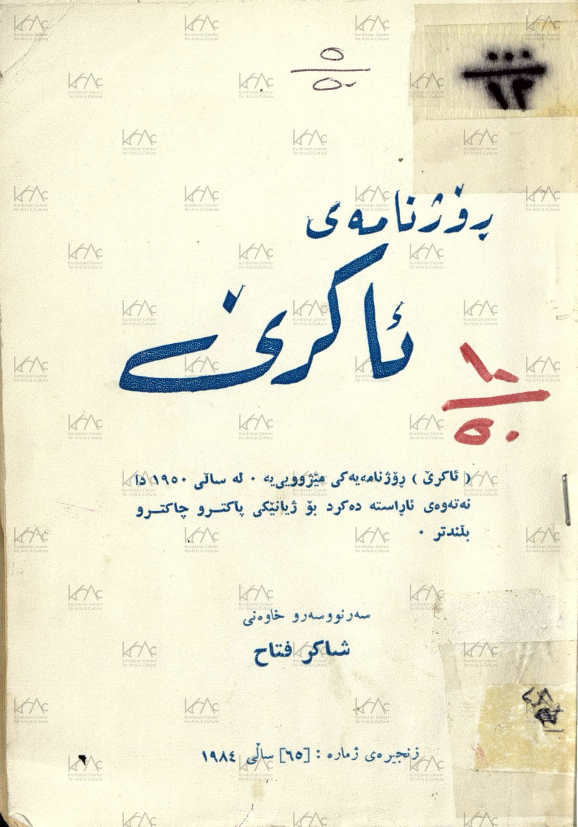
#> input picture ds_test/409/images/page_0001.jpg, 1733 x 2480 px (shown at 1/3 size); its folder holds only this picture in this run
$ python -i preprocess.py   (imports and definitions only)
#> lines starting #> are read from the running program, lines starting #| are printed output that depends on the picture; after the words box and inside, x2 and y2 are one past the last pixel; in counts of white or black regions, pixels touching at a corner belong together
"""Image preprocessing helpers for document-style Kurdish Sorani images."""

from __future__ import annotations

import logging
from pathlib import Path
from typing import Any

import cv2
import numpy as np
from PIL import Image

logger = logging.getLogger(__name__)


def load_image(path: str | Path) -> Image.Image:
    """Load an image from disk as a RGB PIL image."""
    image_path = Path(path)
    with Image.open(image_path) as img:
        return img.convert("RGB")


def denoise(img_np: np.ndarray) -> np.ndarray:
    """Denoise a grayscale or RGB image using OpenCV fastNlMeansDenoising."""
    if img_np.ndim == 2:
        return cv2.fastNlMeansDenoising(img_np, None, h=10, templateWindowSize=7, searchWindowSize=21)

    ycrcb = cv2.cvtColor(img_np, cv2.COLOR_RGB2YCrCb)
    y_channel, cr_channel, cb_channel = cv2.split(ycrcb)
    y_channel = cv2.fastNlMeansDenoising(
        y_channel,
        None,
        h=10,
        templateWindowSize=7,
        searchWindowSize=21,
    )
    merged = cv2.merge((y_channel, cr_channel, cb_channel))
    return cv2.cvtColor(merged, cv2.COLOR_YCrCb2RGB)


def binarize(gray: np.ndarray) -> np.ndarray:
    """Binarize a grayscale image using Otsu and adaptive thresholding, then keep the cleaner mask."""
    if gray.ndim == 3:
        gray = cv2.cvtColor(gray, cv2.COLOR_RGB2GRAY)

    blurred = cv2.GaussianBlur(gray, (3, 3), 0)
    _, otsu = cv2.threshold(blurred, 0, 255, cv2.THRESH_BINARY + cv2.THRESH_OTSU)
    min_dim = int(min(gray.shape[:2]))
    if min_dim < 3:
        return otsu
    block_size = min(35, max(3, min_dim if min_dim % 2 == 1 else min_dim - 1))
    adaptive = cv2.adaptiveThreshold(
        blurred,
        255,
        cv2.ADAPTIVE_THRESH_GAUSSIAN_C,
        cv2.THRESH_BINARY,
        blockSize=block_size,
        C=11,
    )

    def mask_score(mask: np.ndarray) -> float:
        """Score a binary mask by foreground density and connected-component sanity."""
        foreground_pct = float(np.mean(mask < 128))
        if foreground_pct <= 0.0:
            return -1.0
        density_score = 1.0 - min(abs(foreground_pct - 0.12) / 0.12, 1.0)
        num_labels, _, stats, _ = cv2.connectedComponentsWithStats((mask < 128).astype(np.uint8), 8)
        if num_labels <= 1:
            return density_score - 1.0
        areas = stats[1:, cv2.CC_STAT_AREA]
        small_noise_pct = float(np.mean(areas <= 3)) if len(areas) else 1.0
        return density_score - (0.35 * small_noise_pct)

    return otsu if mask_score(otsu) >= mask_score(adaptive) else adaptive


def estimate_skew_angle(binary: np.ndarray) -> float:
    """Estimate document skew in degrees using Hough line segments."""
    if binary.ndim == 3:
        binary = cv2.cvtColor(binary, cv2.COLOR_RGB2GRAY)

    edges = cv2.Canny(binary, 50, 150, apertureSize=3)
    h, w = binary.shape[:2]
    min_line_length = max(30, int(w * 0.10))
    lines = cv2.HoughLinesP(
        edges,
        rho=1,
        theta=np.pi / 180,
        threshold=max(60, int(w * 0.06)),
        minLineLength=min_line_length,
        maxLineGap=max(8, int(w * 0.01)),
    )
    if lines is None:
        return 0.0

    angles: list[float] = []
    for line in lines.reshape(-1, 4):
        x1, y1, x2, y2 = [float(v) for v in line]
        dx = x2 - x1
        dy = y2 - y1
        if abs(dx) < 1.0:
            continue
        angle = float(np.degrees(np.arctan2(dy, dx)))
        if -15.0 <= angle <= 15.0:
            angles.append(angle)

    if not angles:
        return 0.0
    return float(np.median(angles))


def deskew(img_np: np.ndarray, angle: float) -> np.ndarray:
    """Rotate an image by the estimated skew angle while preserving canvas size."""
    if abs(angle) < 0.5:
        return img_np

    h, w = img_np.shape[:2]
    center = (w / 2.0, h / 2.0)
    matrix = cv2.getRotationMatrix2D(center, angle, 1.0)
    border_value: int | tuple[int, int, int] = 255 if img_np.ndim == 2 else (255, 255, 255)
    return cv2.warpAffine(
        img_np,
        matrix,
        (w, h),
        flags=cv2.INTER_CUBIC,
        borderMode=cv2.BORDER_CONSTANT,
        borderValue=border_value,
    )


def ensure_min_resolution(img: Image.Image, min_dpi_width: int = 1200) -> Image.Image:
    """Upscale an image if its width is below the minimum useful detector width."""
    width, height = img.size
    if width >= min_dpi_width:
        return img

    scale = min_dpi_width / max(width, 1)
    new_size = (int(round(width * scale)), int(round(height * scale)))
    logger.debug("Upscaling %s from %sx%s to %sx%s", getattr(img, "filename", "image"), width, height, *new_size)
    return img.resize(new_size, Image.Resampling.LANCZOS)


def preprocess_for_surya(
    path: str | Path,
    denoise: bool = True,
    fix_skew: bool = True,
    ensure_resolution: bool = True,
) -> tuple[Image.Image, dict[str, Any]]:
    """Load and optionally upscale, denoise, binarize for skew estimation, and deskew one image."""
#> called with denoise = True, fix_skew = True, ensure_resolution = True
    image_path = Path(path)
    meta: dict[str, Any] = {
        "path": str(image_path),
        "ops": [],
        "original_size": None,
        "final_size": None,
        "skew_angle": 0.0,
    }

    pil_img = load_image(image_path)
#> in load_image, img is the input picture: PIL image 1733x2480 RGB; mean R, G, B 237.7, 235, 212.5
    meta["original_size"] = pil_img.size

    if ensure_resolution:
        before_size = pil_img.size
        pil_img = ensure_min_resolution(pil_img)
        if pil_img.size != before_size:
            meta["ops"].append("upscale_min_width_1200")

    img_np = np.array(pil_img)

    if denoise:
        img_np = globals()["denoise"](img_np)
#> in denoise, `y_channel, cr_channel, cb_channel = cv2.split(ycrcb)`:
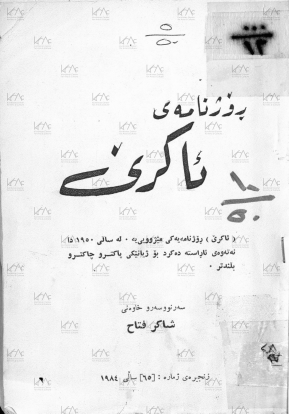
#> y_channel: shape (2480, 1733) (shown at 1/6 size); min 0, max 255, mean 233.2
#> in denoise, `y_channel, cr_channel, cb_channel = cv2.split(ycrcb)`:
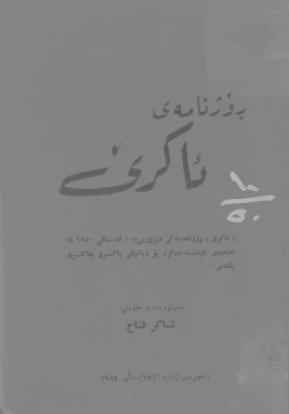
#> cr_channel: shape (2480, 1733) (shown at 1/6 size); min 85, max 190, mean 131.2
#> in denoise, `y_channel, cr_channel, cb_channel = cv2.split(ycrcb)`:
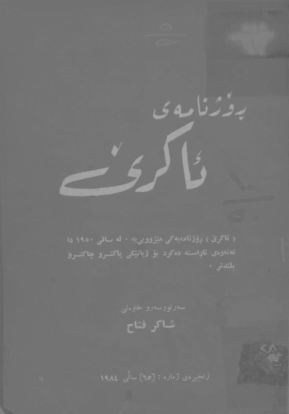
#> cb_channel: shape (2480, 1733) (shown at 1/6 size); min 88, max 173, mean 116.3
        meta["ops"].append("denoise_fastnlmeans")

    skew_angle = 0.0
    if fix_skew:
        gray = cv2.cvtColor(img_np, cv2.COLOR_RGB2GRAY) if img_np.ndim == 3 else img_np
        binary = binarize(gray)
#> in binarize, `_, otsu = cv2.threshold(blurred, 0, 255, cv2.THRESH_BINARY + cv2.THRES..`:
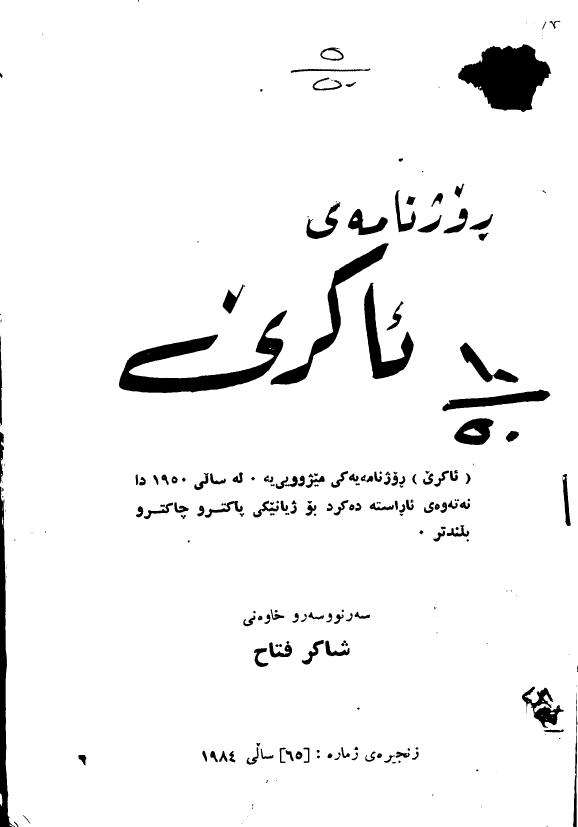
#> otsu: shape (2480, 1733) (shown at 1/3 size); 95% white; 244 black regions (62 under 20 px), largest, box (x1, y1, x2, y2) and area: (357, 931, 861, 1179) 35725, (1374, 133, 1654, 336) 35179, (812, 730, 1166, 1154) 17774
#> in binarize, `adaptive = cv2.adaptiveThreshold( blurred, 255, cv2.ADAPTIVE_THRESH_GA..`:
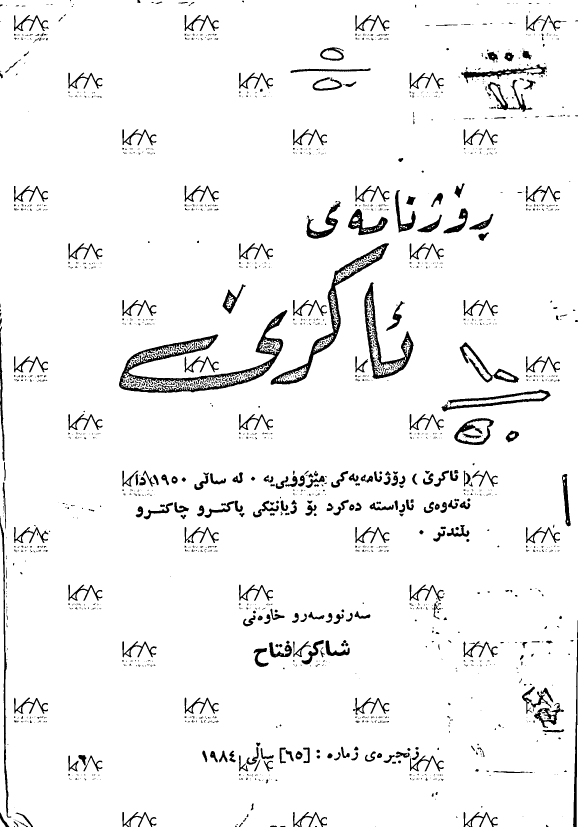
#> adaptive: shape (2480, 1733) (shown at 1/3 size); 95% white; 1858 black regions (1307 under 20 px), largest, box (x1, y1, x2, y2) and area: (357, 930, 862, 1179) 19727, (812, 730, 1167, 1154) 11495, (1093, 846, 1241, 1137) 8403
#> in mask_score, `foreground_pct = float(np.mean(mask < 128))`: foreground_pct = 0.0496
#> in mask_score, `density_score = 1.0 - min(abs(foreground_pct - 0.12) / 0.12, 1.0)`: density_score = 0.413
#> in mask_score, `num_labels, _, stats, _ = cv2.connectedComponentsWithStats((mask < 128..`: num_labels = 245; stats = 245 rows, first 6: [0, 0, 1733, 2480, 4084768], [414, 0, 3, 5, 12], [1648, 63, 33, 24, 185], [1626, 65, 13, 25, 65], [1580, 67, 1, 3, 3], [1602, 70, 1, 1, 1]
#> in mask_score, `areas = stats[1:, cv2.CC_STAT_AREA]`: areas = 244 values, max 35725 at index 42, min 1 at index 4, mean 873.2
#> in mask_score, `small_noise_pct = float(np.mean(areas <= 3)) if len(areas) else 1.0`: small_noise_pct = 0.0984
#> in mask_score (call 2), `num_labels, _, stats, _ = cv2.connectedComponentsWithStats((mask < 128..`: num_labels = 1859; stats = 1859 rows, first 6: [0, 0, 1733, 2480, 4083484], [210, 0, 3, 4, 9], [412, 0, 9, 9, 64], [726, 2, 6, 5, 23], [467, 5, 20, 7, 59], [454, 6, 7, 3, 17]
        skew_angle = estimate_skew_angle(binary)
#> in estimate_skew_angle, `edges = cv2.Canny(binary, 50, 150, apertureSize=3)`:
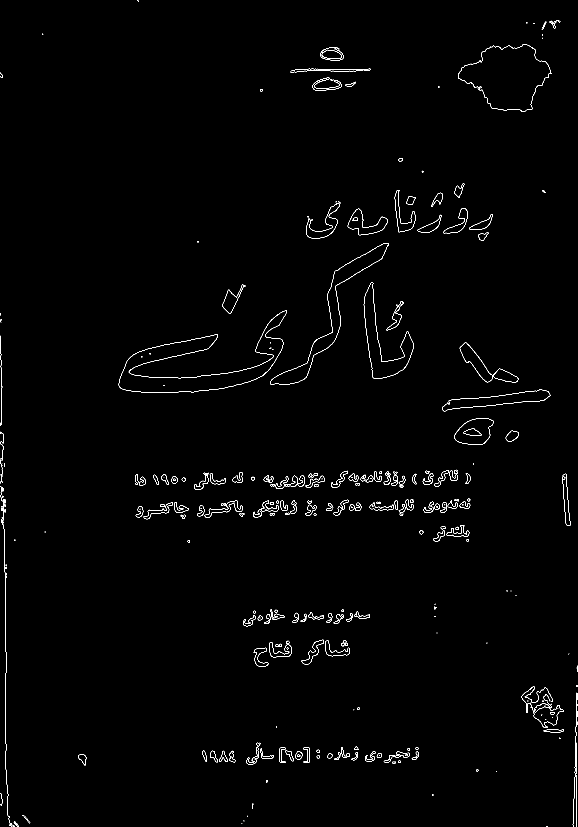
#> edges: shape (2480, 1733) (shown at 1/3 size); 0.67% white in thin lines or dots
#> in estimate_skew_angle, `lines = cv2.HoughLinesP( edges, rho=1, theta=np.pi / 180, threshold=ma..`: lines = [[10, 1498, 13, 1681], [16, 1949, 16, 1772], [1719, 2479, 1725, 2282], [1023, 1436, 1213, 1432], [429, 1091, 625, 1045], [1026, 1434, 1213, 1431]]
#> the loop in estimate_skew_angle, `for line in lines.reshape(-1, 4):` made 6 passes
#> (x1, y1, x2, y2, dx, dy, angle) on passes 1, 3, 4, 5, 6: (10, 1498, 13, 1681, 3, 183, 89.06), (1719, 2479, 1725, 2282, 6, -197, -88.26), (1023, 1436, 1213, 1432, 190, -4, -1.21), (429, 1091, 625, 1045, 196, -46, -13.21), (1026, 1434, 1213, 1431, 187, -3, -0.919)
#> after the loop in estimate_skew_angle, `for line in lines.reshape(-1, 4):`: angles = [-1.21, -13.21, -0.919]
#> skew_angle = -1.21
        if abs(skew_angle) >= 0.5:
            img_np = deskew(img_np, skew_angle)
#> in deskew, `matrix = cv2.getRotationMatrix2D(center, angle, 1.0)`: matrix = [[1, -0.021, 26.29], [0.021, 1, -17.96]]
#> in deskew, `return cv2.warpAffine( img_np, matrix, (w, h), flags=cv2.INTER_CUBIC, ..`:
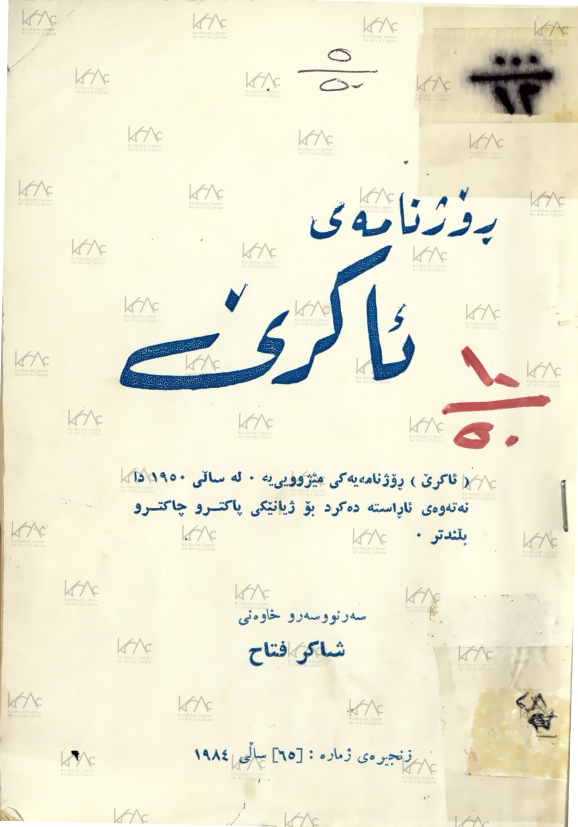
#> returned value: shape (2480, 1733, 3) (shown at 1/3 size); mean of channels 0, 1, 2 238.4, 235.8, 213.6; drawn as R, G, B
            meta["ops"].append(f"deskew_{skew_angle:.2f}deg")

    if img_np.ndim == 2:
        img_np = cv2.cvtColor(img_np, cv2.COLOR_GRAY2RGB)

    meta["skew_angle"] = round(float(skew_angle), 4)
    meta["final_size"] = (int(img_np.shape[1]), int(img_np.shape[0]))
    return Image.fromarray(img_np.astype(np.uint8), mode="RGB"), meta


# [33 lines left out: function batch_preprocess, not called in this run]

>>> result = preprocess_for_surya('../../../ds_test/409/images/page_0001.jpg')

$ run again, on ds_test/409/images/page_0002.jpg
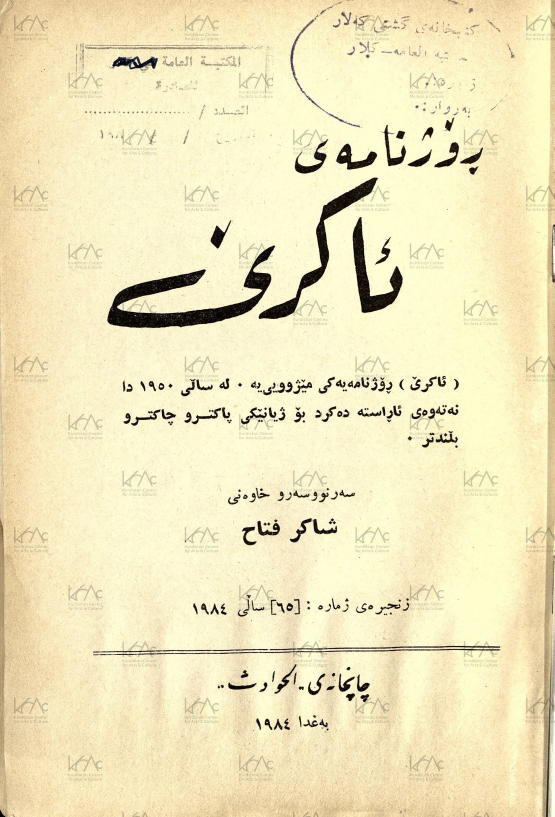
#> input picture ds_test/409/images/page_0002.jpg, 1663 x 2450 px (shown at 1/3 size)
#> in load_image, img is the input picture: PIL image 1663x2450 RGB; mean R, G, B 239.1, 229.6, 188.5
#> ycrcb: shape (2450, 1663, 3); mean of channels 0, 1, 2 227.8, 136.1, 105.9
#> merged: shape (2450, 1663, 3); mean of channels 0, 1, 2 228, 136.1, 105.9
#> in binarize, `_, otsu = cv2.threshold(blurred, 0, 255, cv2.THRESH_BINARY + cv2.THRES..`:
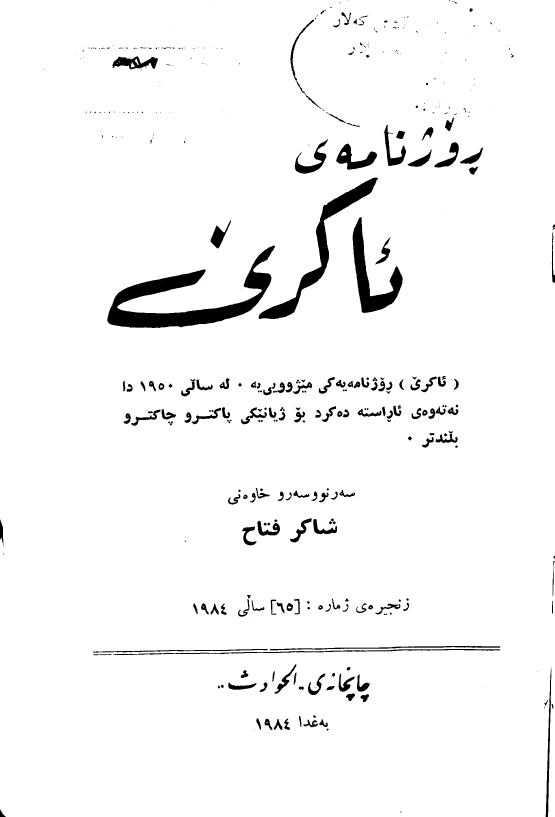
#> otsu: shape (2450, 1663) (shown at 1/3 size); 96.4% white; 427 black regions (191 under 20 px), largest, box (x1, y1, x2, y2) and area: (322, 737, 825, 984) 35063, (776, 533, 1134, 957) 17576, (1058, 651, 1208, 939) 13486
#> adaptive: shape (2450, 1663); 94.8% white; 1688 black regions (1093 under 20 px), largest, box (x1, y1, x2, y2) and area: (322, 736, 825, 984) 18964, (776, 533, 1135, 957) 11308, (1058, 651, 1208, 939) 8024
#> foreground_pct = 0.0359
#> density_score = 0.299
#> num_labels = 428; stats = 428 rows, first 6: [0, 0, 1663, 2450, 3928093], [1044, 0, 2, 1, 2], [1346, 0, 3, 3, 6], [1356, 3, 3, 2, 4], [1361, 5, 11, 5, 24], [1018, 7, 4, 3, 7]
#> areas = 427 values, max 35063 at index 222, min 1 at index 5, mean 342.5
#> small_noise_pct = 0.208
#> num_labels = 1689; stats = 1689 rows, first 6: [0, 0, 1663, 2450, 3862321], [6, 0, 35, 43, 158], [1041, 0, 7, 3, 16], [1055, 0, 4, 2, 7], [1343, 0, 34, 13, 151], [1653, 0, 6, 50, 225]
#> in estimate_skew_angle, `edges = cv2.Canny(binary, 50, 150, apertureSize=3)`:
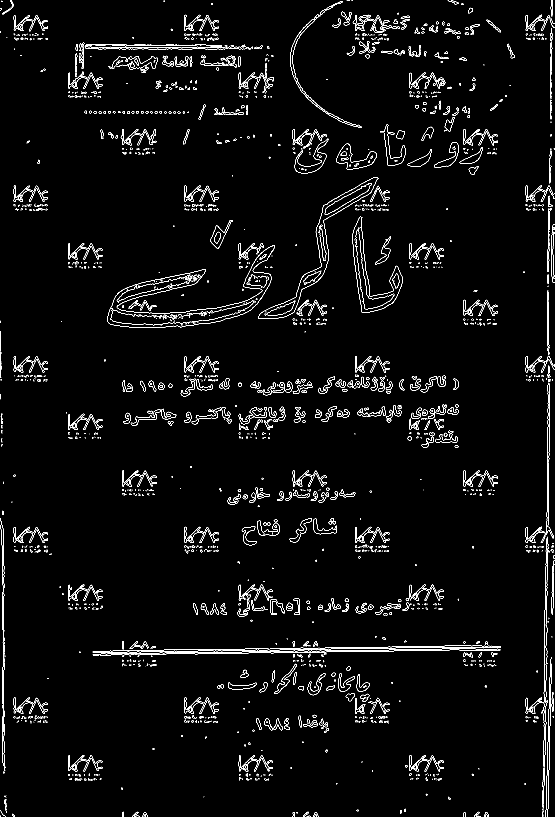
#> edges: shape (2450, 1663) (shown at 1/3 size); 2.2% white in thin lines or dots
#> lines = 15 rows, first 6: [1636, 1800, 1639, 1621], [1638, 1877, 1641, 1704], [1643, 1390, 1643, 1209], [784, 1946, 957, 1943], [1646, 1079, 1646, 908], [228, 141, 805, 141]
#> the loop in estimate_skew_angle, `for line in lines.reshape(-1, 4):` made 15 passes
#> (x1, y1, x2, y2, dx, dy, angle) on passes 1, 2, 4, 6, 8, 9, 10, 11: (1636, 1800, 1639, 1621, 3, -179, -89.04), (1638, 1877, 1641, 1704, 3, -173, -89.01), (784, 1946, 957, 1943, 173, -3, -0.993), (228, 141, 805, 141, 577, 0, 0), (579, 1949, 783, 1946, 204, -3, -0.843), (227, 146, 444, 146, 217, 0, 0), (1071, 772, 1095, 938, 24, 166, 81.77), (956, 669, 1138, 564, 182, -105, -29.98)
#> after the loop in estimate_skew_angle, `for line in lines.reshape(-1, 4):`: angles = [-0.993, 0, -0.843, 0, 0, -13.22, -0.914, 0]
#> skew_angle = -0.421
